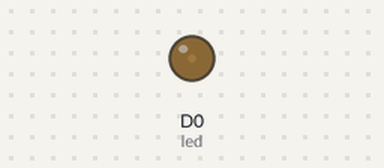
A sketch run on a simulated ESP8266 (NodeMCU). On the bench: output pins drawn as LEDs (lit = HIGH). What the sketch prints to the serial monitor is not drawn.

Above: at 0.05 s.
At 0.35 s:
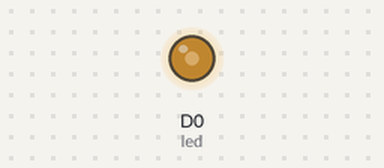
At 0.7 s:
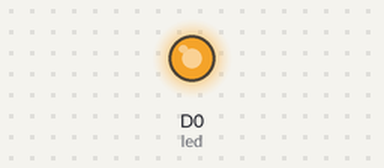
At 1.35 s:
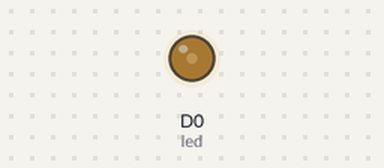
Timing chart, 0 to 3.5 s (numbered marks = the images above):
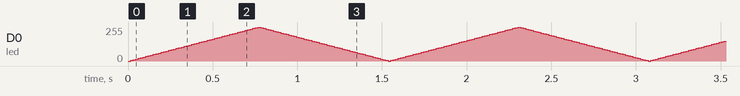

The sketch:

pwmwithnodemcu.ino
```cpp
int led = D0;           // the PWM pin the LED is attached to
int brightness = 0;    // how bright the LED is
int fadeAmount = 5;    // how many points to fade the LED by
void setup() {
Serial.begin(115200);
  pinMode(led, OUTPUT);
}

void loop() {
  analogWrite(led, brightness);
  brightness = brightness + fadeAmount;
  Serial.println(brightness);
  delay(5);

  if (brightness <= 0 || brightness >= 255) {
    fadeAmount = -fadeAmount;
  }

  delay(10);
}
```
